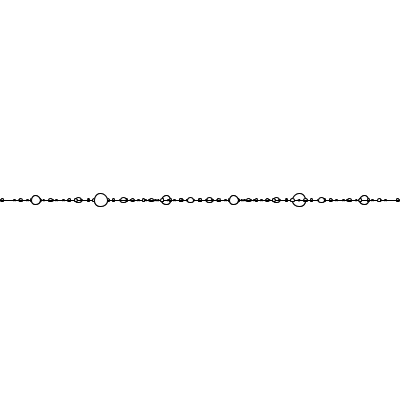
Frame 1 (no input)
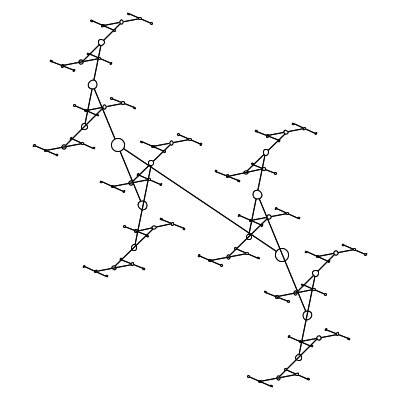
Frame 60 (the mouse pressed at the canvas centre just before this capture)
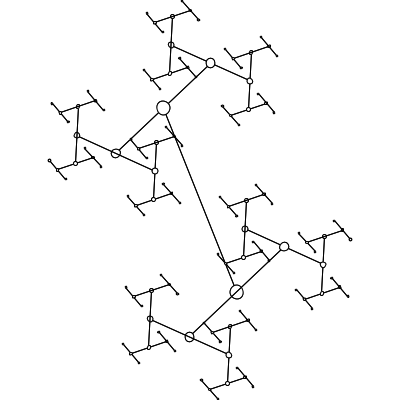
Frame 120 (the mouse held since frame 60 and released just before this capture)

The Processing sketch that drew these frames (run headless with seeded random() and noise(); from frame 60 on, the mouse is pressed at the canvas centre):

// Processing sketch: processing_58226
// ── processing_58226.pde


float x = 0;

void setup() {
  size(400, 400);
  background(255);
  smooth();
}

void draw() {
  background(255);
  translate(width/2, height/2);
  baton(300,20);
  x += 0.01;
}


void baton(float len, float r) {
  len *= 0.66;
  r *= 0.66;
  
  if (len > 20) {
    pushMatrix();
    rotate(x);
    line(len/2, 0, -len/2, 0);
    ellipse(len/2,0,r,r);
    ellipse(-len/2,0,r,r);
    translate(-len/2,0);
    baton(len,r);
    popMatrix();
    
    pushMatrix();
    rotate(x);
    line(len/2,0,-len/2,0);
    ellipse(len/2,0,r,r);
    ellipse(-len/2,0,r,r);
    translate(len/2,0);
    baton(len,r);
    popMatrix();
  }
}
